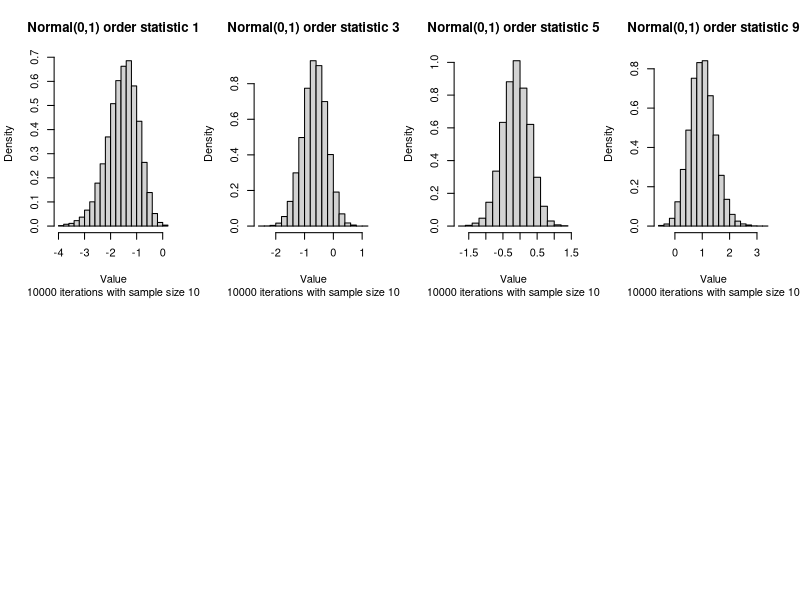
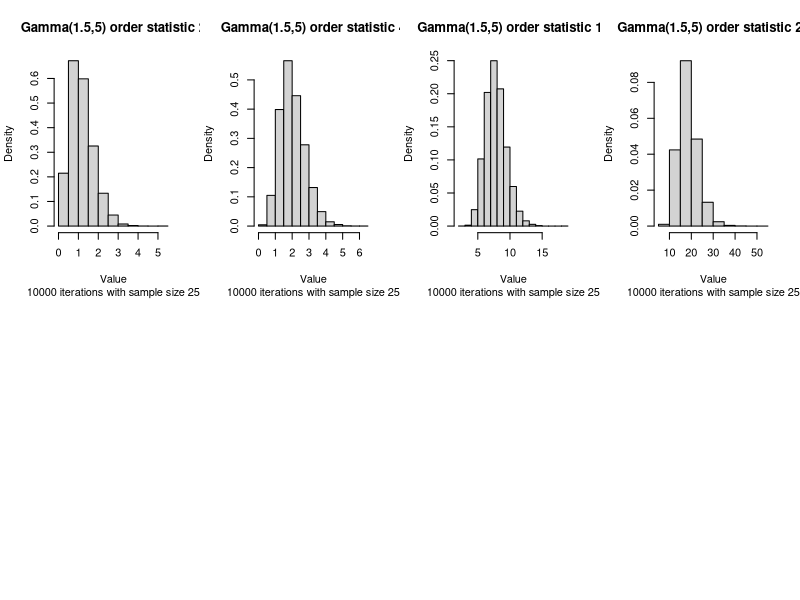

These charts were generated, in order, by the following R code:
## ---- chunk 1
knitr::opts_chunk$set(
  echo = TRUE,comment = '' 
  )
## ---- chunk 2
library(ggplot2) # graphics library
## ---- chunk 3
f <- function(n.sim, n, k=1:n, p=pnorm, d=dnorm, r=rnorm, name, ...) {
  if (missing(name)) name <- ""
  k <- sort(unique(k))[1 <= k & k <= n]

  # Perform the simulation.
  sim <- apply(matrix(r(n.sim*n, ...), nrow=n), 2, sort)[k, , drop=FALSE]

  # Plot the requested order statistics.
  for (i in 1:length(k)) {

    # Plot the empirical distribution.
    hist(sim[i, ], freq=FALSE, 
         xlab="Value",
         sub=paste(n.sim, "iterations with sample size", n),
         main=paste(name, "order statistic", k[i]))
  }
}
#
# Set up to simulate and display the results.
#
par(mfrow=c(2,4))
n.sim <- 1e4
set.seed(17)

# Study Normal order statistics.
f(n.sim, 10, c(1,3,5,9), name="Normal(0,1)")
## ---- chunk 4
#
# Set up to simulate and display the results.
#
par(mfrow=c(2,4))
n.sim <- 1e4
set.seed(17)

# Study Gamma order statistics.
# This illustrates how to use `f` for general distributions.
f(n.sim, 25, c(2, 4, 16, 24), name="Gamma(1.5,5)", 
  p=pgamma, d=dgamma, r=rgamma, shape=1.5, scale=5)
